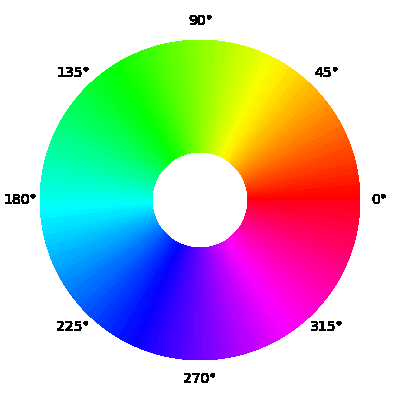
#> input picture res/color_wheel2.png, 400 x 400 px
$ python FindColor.py
#> lines starting #> are read from the running program, lines starting #| are printed output that depends on the picture; after the words box and inside, x2 and y2 are one past the last pixel; in counts of white or black regions, pixels touching at a corner belong together
import cv2
import numpy as np

def empty(a):
    pass

def find_color():
    cv2.namedWindow("Parameters")
    cv2.resizeWindow("Parameters", 360, 260)
    cv2.createTrackbar("Hue Min", "Parameters", 0, 179, empty)
    cv2.createTrackbar("Hue Max", "Parameters", 12, 179, empty)
    cv2.createTrackbar("Sat Min", "Parameters", 100, 255, empty)
    cv2.createTrackbar("Sat Max", "Parameters", 255, 255, empty)
    cv2.createTrackbar("Val Min", "Parameters", 100, 255, empty)
    cv2.createTrackbar("Val Max", "Parameters", 255, 255, empty)

    img = cv2.imread("../res/color_wheel2.png")
#> img is the input picture: shape (400, 400, 3); mean B, G, R 194.9, 194.9, 193.6
    imgHSV = cv2.cvtColor(img, cv2.COLOR_BGR2HSV)
#> imgHSV: shape (400, 400, 3); mean H, S, V 40.8, 117.8, 253.2
    cv2.imshow("Original", img)

    while True:
        h_min = cv2.getTrackbarPos("Hue Min", "Parameters")
        h_max = cv2.getTrackbarPos("Hue Max", "Parameters")
        s_min = cv2.getTrackbarPos("Sat Min", "Parameters")
        s_max = cv2.getTrackbarPos("Sat Max", "Parameters")
        v_min = cv2.getTrackbarPos("Val Min", "Parameters")
        v_max = cv2.getTrackbarPos("Val Max", "Parameters")
        lower = np.array([h_min, s_min, v_min])
        upper = np.array([h_max, s_max, v_max])
        mask = cv2.inRange(imgHSV, lower, upper)
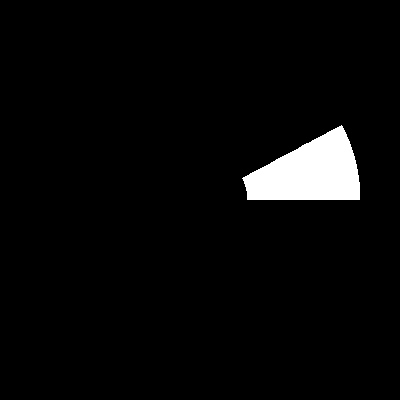
#> mask: shape (400, 400); 3.6% white; 1 white region, box (x1, y1, x2, y2) and area: (242, 125, 360, 200) 5718
        imgResult = cv2.bitwise_and(img, img, mask=mask)
        cv2.imshow("Mask", mask)
        cv2.imshow("Color Found", imgResult)
        ch = cv2.waitKey(10)
#> (key Esc is pressed here)
        if (ch & 0xFF) == 27:  # Press 'ESC' to exit
            break
    cv2.destroyAllWindows()


def find_color2():
    img = cv2.imread("../res/flower002.jpg")
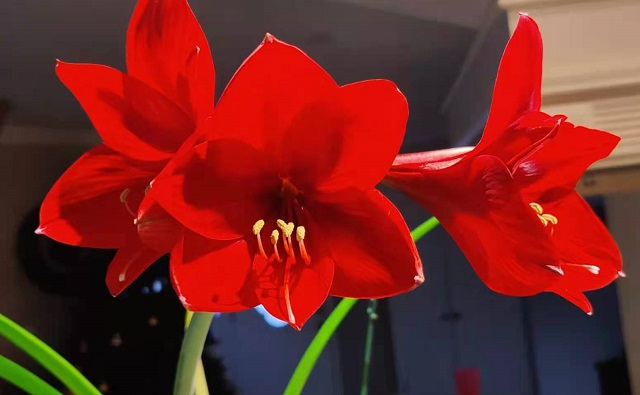
#> input picture res/flower002.jpg, 640 x 395 px
#> img is the input picture: shape (395, 640, 3); mean B, G, R 34, 38.7, 121.1
    cv2.imshow("Original", img)
    imgHSV = cv2.cvtColor(img, cv2.COLOR_BGR2HSV)
#> imgHSV: shape (395, 640, 3); mean H, S, V 55, 158.9, 125.9

    mask1 = cv2.inRange(imgHSV, (161,100,100), (179,255,255))
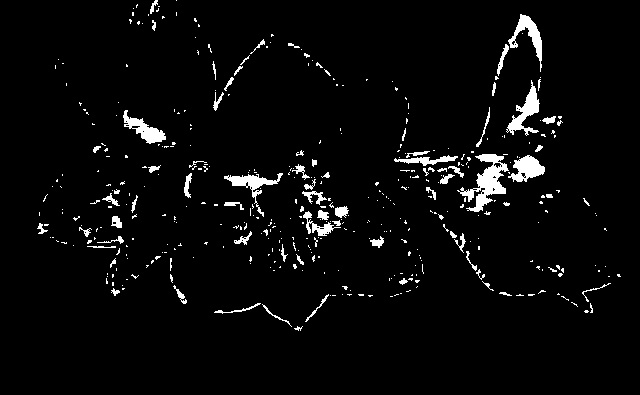
#> mask1: shape (395, 640); 3.8% white; 420 white regions (347 under 20 px), largest, box (x1, y1, x2, y2) and area: (457, 154, 509, 212) 1135, (506, 80, 540, 136) 646, (508, 14, 542, 72) 575
    result1 = cv2.bitwise_and(img, img, mask=mask1 )
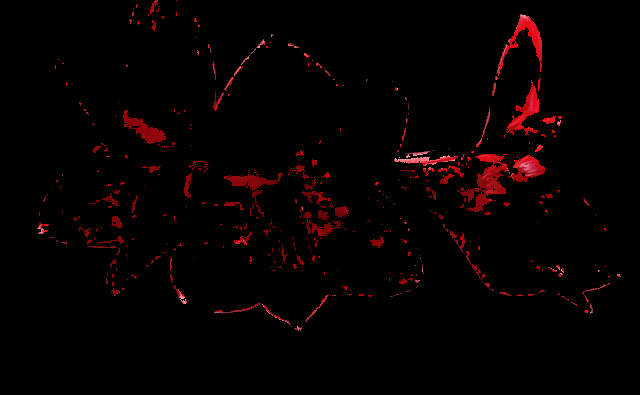
#> result1: shape (395, 640, 3); mean B, G, R 1, 0.8, 6.3
    cv2.imshow("Mask1", mask1)
    cv2.imshow("Result1", result1)

    mask2 = cv2.inRange(imgHSV, (0, 100, 100), (6, 255, 255))
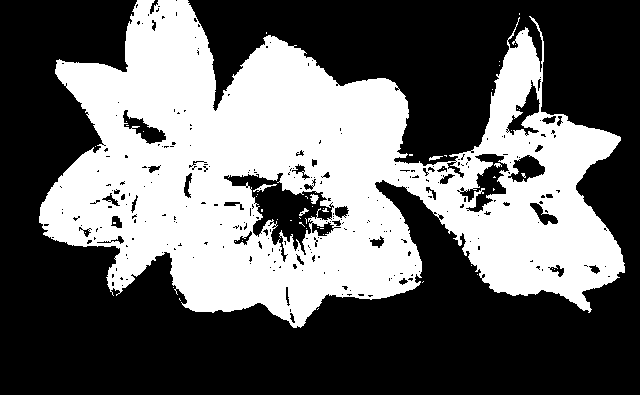
#> mask2: shape (395, 640); 40.2% white; 54 white regions (48 under 20 px), largest, box (x1, y1, x2, y2) and area: (39, 0, 625, 328) 101261, (253, 184, 277, 192) 67, (310, 194, 319, 204) 56, (429, 156, 443, 161) 38, (299, 208, 309, 216) 31, (494, 163, 502, 168) 23
    result2 = cv2.bitwise_and(img, img, mask=mask2)
    cv2.imshow("Mask2", mask2)
    cv2.imshow("Result2", result2)

    mask = cv2.bitwise_or(mask1, mask2)
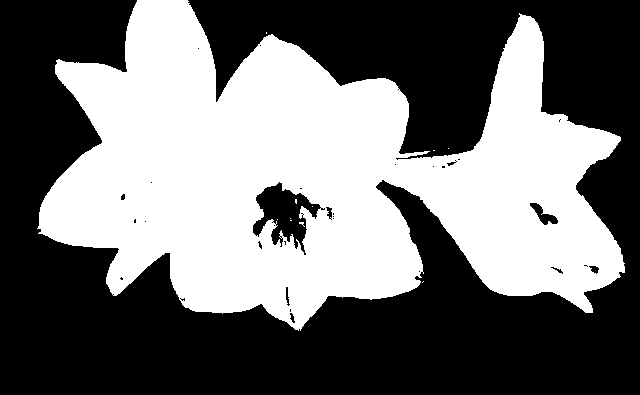
#> mask: shape (395, 640); 44% white; 11 white regions (10 under 20 px), largest, box (x1, y1, x2, y2) and area: (37, 0, 625, 331) 111221
    result = cv2.bitwise_and(img, img, mask=mask)
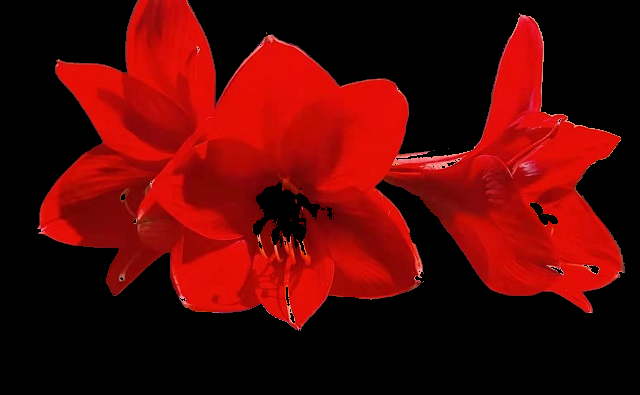
#> result: shape (395, 640, 3); mean B, G, R 4.5, 6.3, 83.8
    cv2.imshow("Mask", mask)
    cv2.imshow("Result", result)

    cv2.waitKey(0)
    cv2.destroyAllWindows()

if __name__ == "__main__":
    find_color()
    find_color2()
